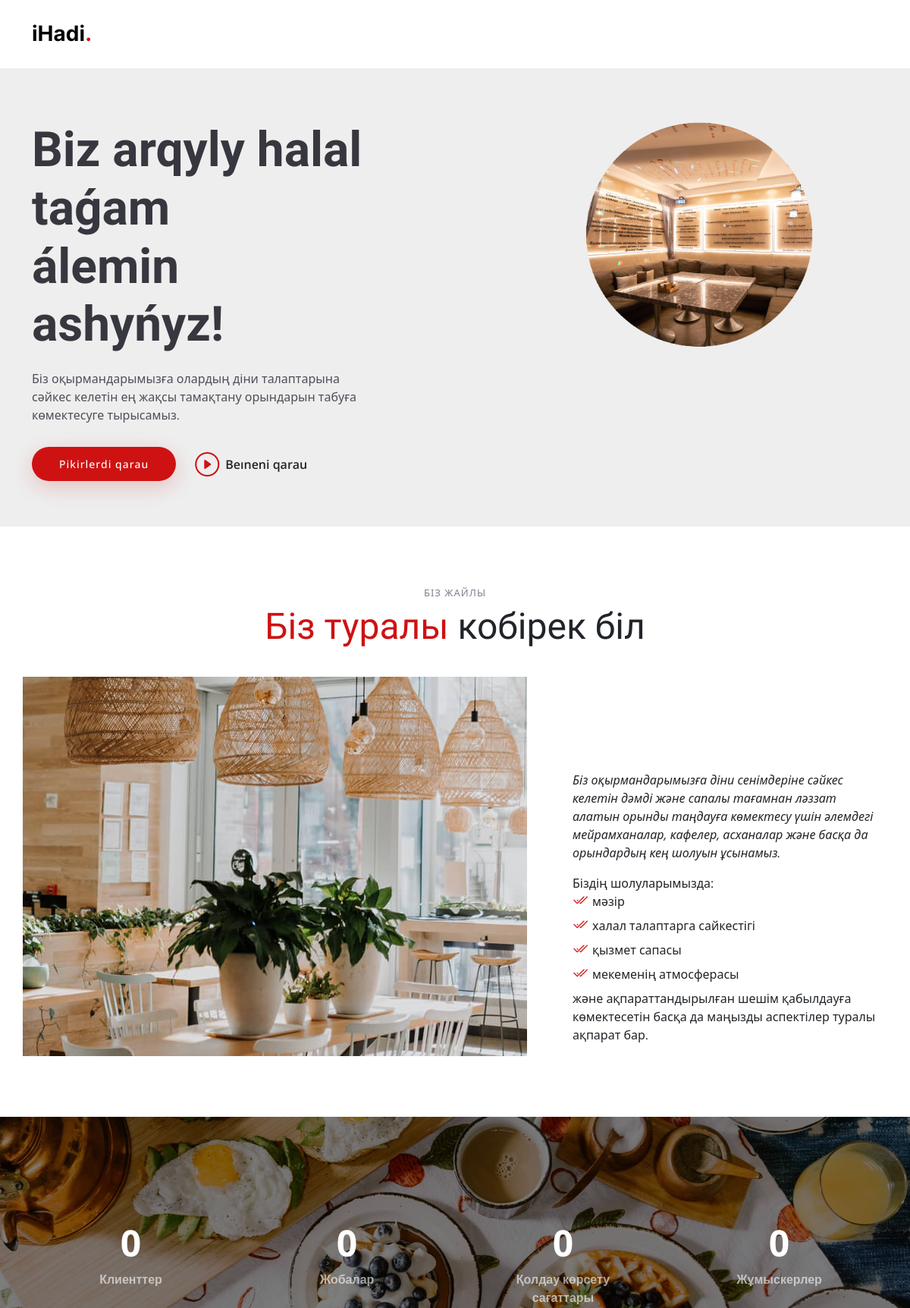
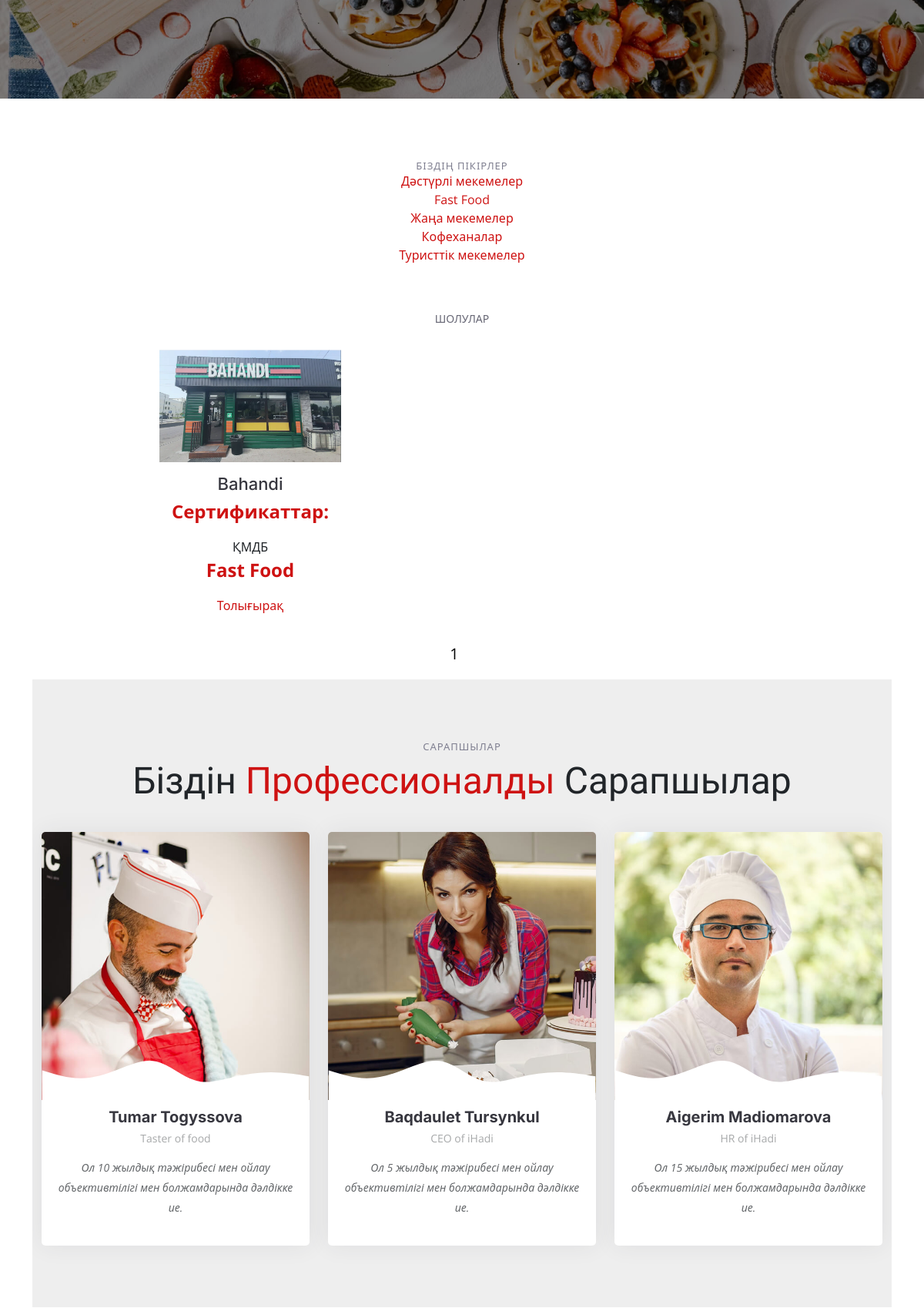
The app's page /category/fastfood/ (upper part) with its own data (2 pictures, top to bottom).
### hadipage/models.py (models this page shows, shortened)
class Category(models.Model):
    name=models.CharField(max_length=100, db_index=True)
    slug = models.SlugField(max_length=255, unique=True, db_index=True, verbose_name="URL")
    def __str__(self):
        return self.name
    def get_absolute_url(self):
        return reverse('category', kwargs={'category_slug': self.slug})
    class Meta:
        verbose_name='Категория'
        verbose_name_plural='Категории'
        ordering=['id']

class zavedeniya(models.Model):
    title = models.CharField(max_length=255,verbose_name="Заголовок")
    slug=models.SlugField(max_length=255,unique=True,db_index=True,verbose_name="URL")
    content= models.TextField(blank=True)
    certificate = models.CharField(max_length=255)
    namazhana_omov=models.BooleanField(default=True)
    photo=models.ImageField(upload_to="photos/%Y/%m/%d")
    time_create=models.DateTimeField(auto_now_add=True)
    time_update = models.DateTimeField(auto_now=True)
    is_published = models.BooleanField(default=True)
    category=models.ForeignKey('Category', on_delete=models.PROTECT)
    def get_absolute_url(self):
        return reverse('post', kwargs={'post_slug' : self.slug})
    class Meta:
        verbose_name='Заведения'
        verbose_name_plural='Заведения'
        ordering = ['id']

### hadipage/views.py (the view)
# urls.py: path('category/<slug:category_slug>/',ZavedeniyaCategory.as_view(),name='category'),
class ZavedeniyaCategory(ListView):
    paginate_by = 3
    model = zavedeniya
    template_name = 'hadipage/index.html'
    context_object_name = 'posts'
    def get_queryset(self):
        return zavedeniya.objects.filter(category__slug=self.kwargs['category_slug'],is_published=True)

### hadipage/templatetags/hadipage_tags.py (called while the page is built)
@register.inclusion_tag('hadipage/list_categories.html')
def show_categories(sort=None,cat_selected=0):
    if not sort:
        cats=Category.objects.all()
    else:
        cats=Category.objects.order_by(sort)
    return {"cats": cats,"cat_selected":cat_selected}

### hadipage/templates/hadipage/index.html (shortened to what this page needs)
{% load static %}
{% load hadipage_tags %}
<!DOCTYPE html>
<html lang="en">
<head>
  <link href="{% static 'hadipage/assets/vendor/bootstrap/css/bootstrap.min.css'%}" rel="stylesheet">
  <link href="{% static 'hadipage/assets/vendor/bootstrap-icons/bootstrap-icons.css'%}" rel="stylesheet">
  <link href="{% static 'hadipage/assets/vendor/aos/aos.css'%}" rel="stylesheet">
  <link href="{% static 'hadipage/assets/vendor/glightbox/css/glightbox.min.css'%}" rel="stylesheet">
  <link href="{% static 'hadipage/assets/vendor/swiper/swiper-bundle.min.css'%}" rel="stylesheet">
  <link href="{% static 'hadipage/assets/css/main.css'%}" rel="stylesheet">
</head>
<body>
  <header id="header" class="header fixed-top d-flex align-items-center">
    <div class="container d-flex align-items-center justify-content-between">
      <a href="{{home}}" class="logo d-flex align-items-center me-auto me-lg-0">
        <h1>iHadi<span>.</span></h1>
      </a>
    </div>
  </header>
  <section id="hero" class="hero d-flex align-items-center section-bg">
    <div class="container">
      <div class="row justify-content-between gy-5">
        <div class="col-lg-5 order-2 order-lg-1 d-flex flex-column justify-content-center align-items-center align-items-lg-start text-center text-lg-start">
          <h2 data-aos="fade-up">Biz arqyly halal taǵam<br>  álemin ashyńyz!</h2>
          <p data-aos="fade-up" data-aos-delay="100"> Біз оқырмандарымызға олардың діни талаптарына сәйкес келетін ең жақсы тамақтану орындарын табуға көмектесуге тырысамыз.</p>
          <div class="d-flex" data-aos="fade-up" data-aos-delay="200">
            <a href="#menu" class="btn-book-a-table">Pikirlerdi qarau</a>
            <a href="#" class="glightbox btn-watch-video d-flex align-items-center"><i class="bi bi-play-circle"></i><span>Beıneni qarau</span></a>
          </div>
        </div>
        <div class="col-lg-5 order-1 order-lg-2 text-center text-lg-start">
          <img src="{% static 'hadipage/assets/img/zac.png' %}" class="img-fluid" alt="" data-aos="zoom-out" data-aos-delay="300">
        </div>
      </div>
    </div>
  </section>
  <main id="main">
    <section id="about" class="about">
      <div class="container" data-aos="fade-up">
        <div class="section-header">
          <h2>Біз жайлы</h2>
          <p><span>Біз туралы</span> кобірек біл</p>
        </div>
        <div class="row gy-4">
          <div class="col-lg-7 position-relative about-img" style="background-image: url({% static 'hadipage/assets/img/about.jpg'%}) ;" data-aos="fade-up" data-aos-delay="150">
          </div>
          <div class="col-lg-5 d-flex align-items-end" data-aos="fade-up" data-aos-delay="300">
            <div class="content ps-0 ps-lg-5">
              <p class="fst-italic">
                Біз   оқырмандарымызға   діни    сенімдеріне    сәйкес
                келетін    дәмді    және    сапалы    тағамнан    ләззат    алатын
                орынды    таңдауға    көмектесу    үшін    әлемдегі     мейрамханалар,
                кафелер,    асханалар    және     басқа      да     орындардың     кең     шолуын    ұсынамыз.
              </p>
              <ul>
                Біздің шолуларымызда:
                <li><i class="bi bi-check2-all"></i> мәзір</li>
                <li><i class="bi bi-check2-all"></i> халал талаптарга сайкестігі</li>
                <li><i class="bi bi-check2-all"></i> қызмет сапасы</li>
                <li><i class="bi bi-check2-all"></i> мекеменің атмосферасы</li>
                және ақпараттандырылған шешім қабылдауға көмектесетін басқа да маңызды аспектілер туралы ақпарат бар.
              </ul>
            </div>
          </div>
        </div>
      </div>
    </section>
    <section id="stats-counter" class="stats-counter">
      <div class="container" data-aos="zoom-out">
        <div class="row gy-4">
          <div class="col-lg-3 col-md-6">
            <div class="stats-item text-center w-100 h-100">
              <span data-purecounter-start="0" data-purecounter-end="232" data-purecounter-duration="1" class="purecounter"></span>
              <p>Клиенттер </p>
            </div>
          </div>
          <div class="col-lg-3 col-md-6">
            <div class="stats-item text-center w-100 h-100">
              <span data-purecounter-start="0" data-purecounter-end="521" data-purecounter-duration="1" class="purecounter"></span>
              <p>Жобалар</p>
            </div>
          </div>
          <div class="col-lg-3 col-md-6">
            <div class="stats-item text-center w-100 h-100">
              <span data-purecounter-start="0" data-purecounter-end="1453" data-purecounter-duration="1" class="purecounter"></span>
              <p>Қолдау көрсету сағаттары</p>
            </div>
          </div>
          <div class="col-lg-3 col-md-6">
            <div class="stats-item text-center w-100 h-100">
              <span data-purecounter-start="0" data-purecounter-end="32" data-purecounter-duration="1" class="purecounter"></span>
              <p>Жұмыскерлер</p>
            </div>
          </div>
        </div>
      </div>
    </section>
    <section id="menu" class="menu">
      <div class="container" data-aos="fade-up">
        <div class="section-header">
          <h2>Біздің пікірлер</h2>
{% show_categories cat_selected=cat_selected %}
        </div>
        <div class="tab-content" data-aos="fade-up" data-aos-delay="300">
          <div class="tab-pane fade active show" id="menu-starters">
            <div class="tab-header text-center">
              <p>Шолулар</p>
            </div>
            <div class="row gy-2">
{% for p in object_list %}
              <div class="col-lg-4 menu-item" style="margin-left:105px">
                <a href="assets/img/menu/menu-item-1.png" class="glightbox"><img src="{{p.photo.url}}" class="menu-img img-fluid" alt=""></a>
                <h4>{{p.title}}</h4>
                <p class="price">
                 Сертификаттар:
                </p>
                {{p.certificate}}
                <p class="price">
                 {{p.category}}
                </p>
                <a href="{{p.get_absolute_url}} ">Толығырақ</a>
              </div>
  {% endfor %}
            </div>
          </div>
          <nav class="list-pages">
            <ul>
              {% for p in paginator.page_range %}
              {% if page_obj.number == p %}
              <li class="page-num page-num-selected">{{p}}</li>
              {% elif p >= page_obj.number|add:-2 and p <= page_obj.number|add:2 %}
              <li class="page-num">
                <a href="?page={{p}}">{{p}}</a>
              </li>
              {% endif %}
              {% endfor %}
            </ul>
          </nav>
    <section id="chefs" class="chefs section-bg">
      <div class="container" data-aos="fade-up">
        <div class="section-header">
          <h2>Сарапшылар</h2>
          <p>Біздін <span>Профессионалды</span> Сарапшылар</p>
        </div>
        <div class="row gy-4">
          <div class="col-lg-4 col-md-6 d-flex align-items-stretch" data-aos="fade-up" data-aos-delay="100">
            <div class="chef-member">
              <div class="member-img">
                <img src="assets/img/chefs/chefs-1.jpg" class="img-fluid" alt="">
              </div>
              <div class="member-info">
                <h4>Tumar Togyssova</h4>
                <span>Taster of food</span>
                <p>Ол 10 жылдық тәжірибесі мен ойлау объективтілігі мен болжамдарында дәлдікке ие.</p>
              </div>
            </div>
          </div>
          <div class="col-lg-4 col-md-6 d-flex align-items-stretch" data-aos="fade-up" data-aos-delay="200">
            <div class="chef-member">
              <div class="member-img">
                <img src="assets/img/chefs/chefs-2.jpg" class="img-fluid" alt="">
              </div>
              <div class="member-info">
                <h4>Baqdaulet Tursynkul</h4>
                <span>CEO of iHadi</span>
                <p>Ол 5 жылдық тәжірибесі мен ойлау объективтілігі мен болжамдарында дәлдікке ие.</p>
              </div>
            </div>
          </div>
          <div class="col-lg-4 col-md-6 d-flex align-items-stretch" data-aos="fade-up" data-aos-delay="300">
            <div class="chef-member">
              <div class="member-img">
                <img src="assets/img/chefs/chefs-3.jpg" class="img-fluid" alt="">
              </div>
              <div class="member-info">
                <h4>Aigerim Madiomarova</h4>
                <span>HR of iHadi</span>
                <p>Ол 15 жылдық тәжірибесі мен ойлау объективтілігі мен болжамдарында дәлдікке ие.</p>
              </div>
            </div>
          </div>
        </div>
      </div>
    </section>
  </main>
</body>
</html>

### hadipage/templates/hadipage/list_categories.html
{% for c in cats %}
<ul class="nav nav-tabs d-flex justify-content-center" data-aos="fade-up" data-aos-delay="200">
          {% if c.pk == cat_selected %}
          <li class="nav-item">
            <a class="nav-link active show" data-bs-toggle="tab" data-bs-target="">
              <h4>{{c.name}}</h4>
            </a>
          </li>
          {% else %}
          <li><a href="{{ c.get_absolute_url }}">{{c.name}}</a></li>
{% endif %}
          </ul>
{% endfor %}

### records on screen
Category: name "Дәстүрлі мекемелер"
Category: name "Fast Food"
Category: name "Жаңа мекемелер"
Category: name "Кофеханалар"
Category: name "Туристтік мекемелер"
zavedeniya: photo (picture), title "Bahandi", certificate "ҚМДБ", category "Fast Food"

### other values on screen
{{ p }} "1"
